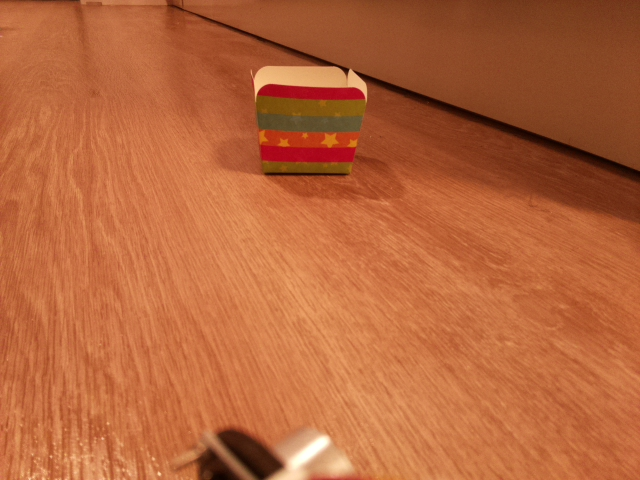
#> input picture sample_imgs/p4.jpg, 640 x 480 px
$ python detect_object.py
#> lines starting #> are read from the running program, lines starting #| are printed output that depends on the picture; after the words box and inside, x2 and y2 are one past the last pixel; in counts of white or black regions, pixels touching at a corner belong together
import cv2
import numpy as np

def nothing(x):
    pass

# [62 lines of commented-out code are left out]


frame = cv2.imread('sample_imgs/p4.jpg')
#> frame is the input picture: shape (480, 640, 3); mean B, G, R 59.3, 101.6, 182.9
hsv = cv2.cvtColor(frame, cv2.COLOR_BGR2HSV)
#> hsv: shape (480, 640, 3); mean H, S, V 11.7, 175.4, 182.9

mask_l = np.array([12, 27, 152]) #pink
mask_h = np.array([187, 177, 254])

# [8 lines of commented-out code are left out]

mask = cv2.inRange(hsv, mask_l, mask_h)# | cv2.inRange(hsv, l_b_green_blue, u_b_green_blue) | cv2.inRange(hsv, l_b_orange, u_b_orange) | cv2.inRange(hsv, l_b_white, u_b_white)
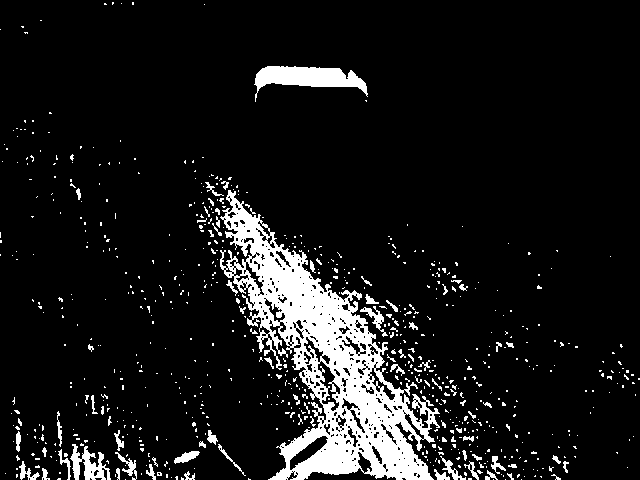
#> mask: shape (480, 640); 9.8% white; 731 white regions (658 under 20 px), largest, box (x1, y1, x2, y2) and area: (220, 190, 440, 480) 20702, (254, 66, 368, 102) 1925, (70, 444, 111, 480) 706
kernel = np.ones((5, 5),np.uint8)
dilation = cv2.dilate(mask,kernel,iterations = 1)
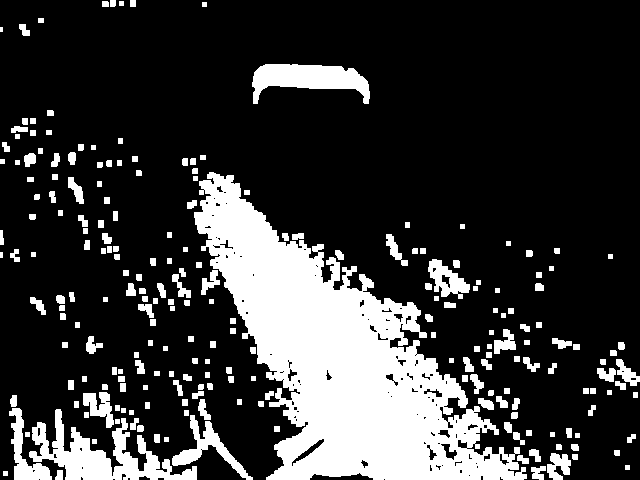
#> dilation: shape (480, 640); 21.5% white; 228 white regions (2 under 20 px), largest, box (x1, y1, x2, y2) and area: (194, 172, 527, 480) 42917, (29, 409, 197, 480) 4498, (252, 64, 370, 104) 2675
erodtion = cv2.erode(dilation, kernel, iterations=1)
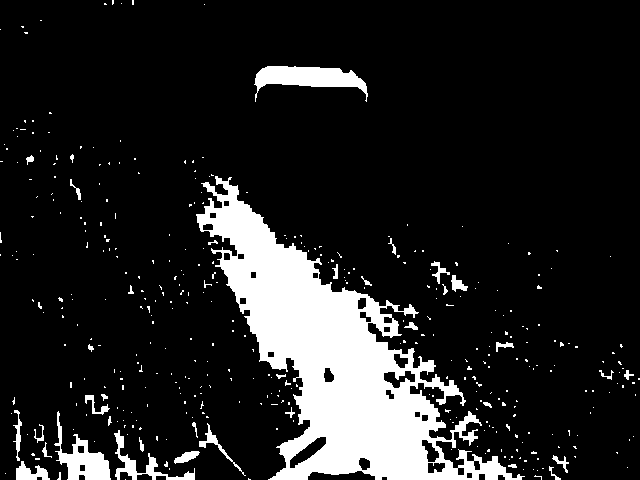
#> erodtion: shape (480, 640); 13.5% white; 394 white regions (357 under 20 px)
contours0, hierarchy = cv2.findContours(erodtion.copy(), cv2.RETR_TREE, cv2.CHAIN_APPROX_SIMPLE, offset=(0, 0))
#> contours0 = 422 contours, 370 with area under 20; largest, box (x1, y1, x2, y2) and area: (196, 176, 525, 480) 34190, (254, 66, 368, 102) 1815, (54, 411, 111, 480) 1347, (114, 430, 195, 480) 640, (289, 436, 327, 469) 456
cv2.drawContours(frame, contours0, -1, 255, 3)
c = max(contours0, key=cv2.contourArea)
#> c = contour of 998 points, box (x1, y1, x2, y2) (196, 176, 525, 480), area 34190
x, y, w, h = cv2.boundingRect(c)
#> x = 196; y = 176; w = 329; h = 304

cv2.rectangle(frame, (x, y), (x + w, y + h), (0, 255, 0), 2)
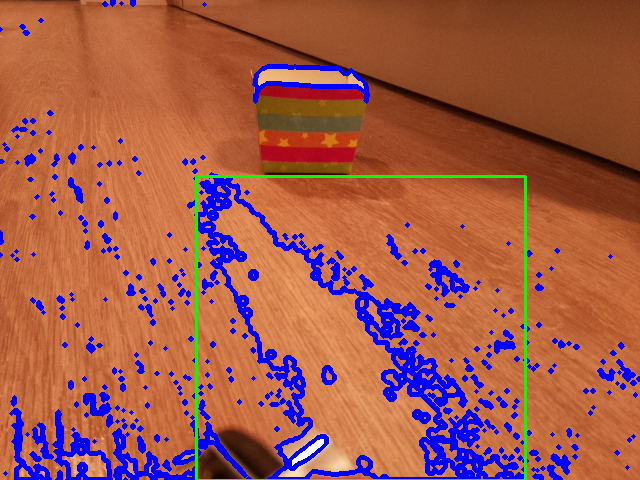
#> frame: shape (480, 640, 3); mean B, G, R 76.4, 90.3, 160
cv2.imwrite("./out.png", frame)

$ run again, with sample_imgs/p1.jpg copied over sample_imgs/p4.jpg
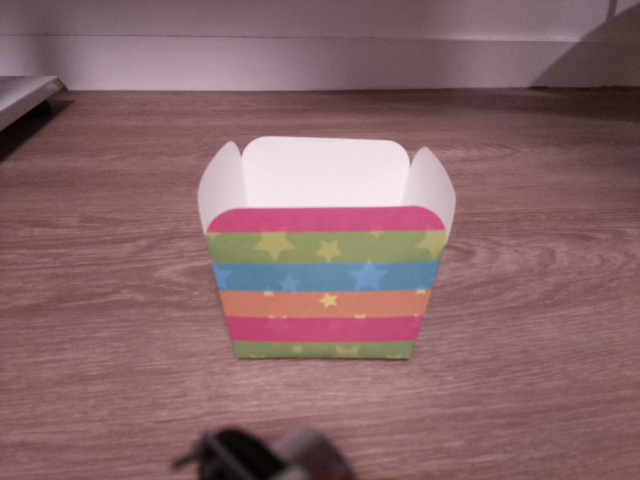
#> input picture sample_imgs/p1.jpg, 640 x 480 px
#> frame is the input picture: shape (480, 640, 3); mean B, G, R 106.2, 103.6, 137
#> hsv: shape (480, 640, 3); mean H, S, V 122.9, 70.2, 138.2
#> `mask = cv2.inRange(hsv, mask_l, mask_h)# | cv2.inRange(hsv, l_b_green_..`:
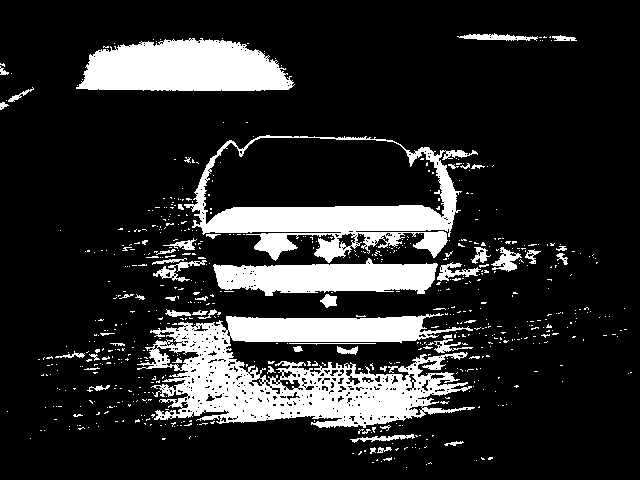
#> mask: shape (480, 640); 16.8% white; 671 white regions (615 under 20 px), largest, box (x1, y1, x2, y2) and area: (137, 313, 475, 428) 20088, (184, 135, 478, 263) 10597, (76, 38, 295, 91) 8893
#> dilation: shape (480, 640); 28.2% white; 111 white regions, largest, box (x1, y1, x2, y2) and area: (126, 304, 493, 457) 34676, (142, 133, 543, 310) 30215, (74, 36, 297, 93) 10397
#> erodtion: shape (480, 640); 20.5% white; 195 white regions (158 under 20 px)
#> contours0 = 218 contours, 173 with area under 20; largest, box (x1, y1, x2, y2) and area: (155, 135, 541, 308) 35684, (135, 308, 491, 444) 31684, (205, 137, 442, 221) 14487, (76, 38, 295, 91) 8960, (230, 340, 438, 375) 4026
#> c = contour of 633 points, box (x1, y1, x2, y2) (155, 135, 541, 308), area 35684
#> x = 155; y = 135; w = 386; h = 173
#> `cv2.rectangle(frame, (x, y), (x + w, y + h), (0, 255, 0), 2)`:
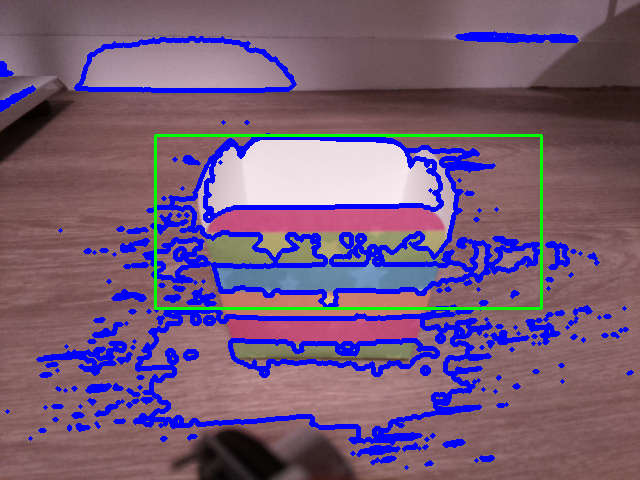
#> frame: shape (480, 640, 3); mean B, G, R 121, 90.7, 116.8

$ run again, with sample_imgs/p2.jpg copied over sample_imgs/p4.jpg
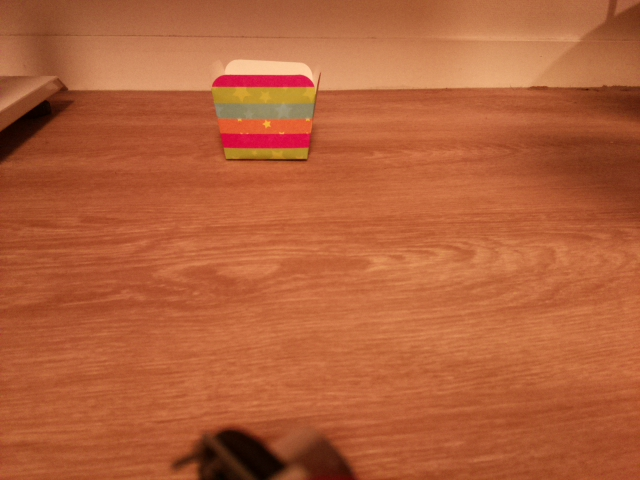
#> input picture sample_imgs/p2.jpg, 640 x 480 px
#> frame is the input picture: shape (480, 640, 3); mean B, G, R 57.2, 96.3, 180.1
#> hsv: shape (480, 640, 3); mean H, S, V 10.9, 176.4, 180.1
#> `mask = cv2.inRange(hsv, mask_l, mask_h)# | cv2.inRange(hsv, l_b_green_..`:
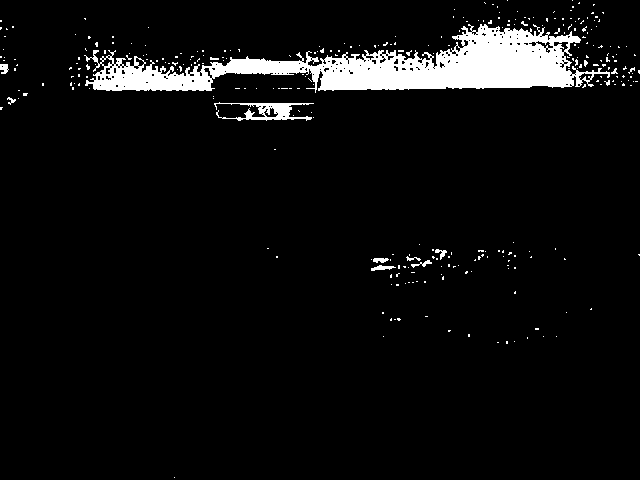
#> mask: shape (480, 640); 5.7% white; 299 white regions (288 under 20 px), largest, box (x1, y1, x2, y2) and area: (84, 24, 610, 93) 15080, (214, 102, 314, 121) 752, (371, 265, 396, 271) 82
#> dilation: shape (480, 640); 10.4% white; 81 white regions (2 under 20 px), largest, box (x1, y1, x2, y2) and area: (67, 10, 640, 95) 24739, (211, 94, 316, 123) 1847, (369, 247, 454, 280) 1284
#> erodtion: shape (480, 640); 7% white; 129 white regions (118 under 20 px)
#> contours0 = 132 contours, 121 with area under 20; largest, box (x1, y1, x2, y2) and area: (84, 18, 625, 93) 18297, (214, 102, 314, 121) 1226, (371, 249, 452, 278) 416, (216, 103, 249, 119) 412, (0, 56, 9, 74) 72
#> c = contour of 599 points, box (x1, y1, x2, y2) (84, 18, 625, 93), area 18297
#> x = 84; y = 18; w = 541; h = 75
#> `cv2.rectangle(frame, (x, y), (x + w, y + h), (0, 255, 0), 2)`:
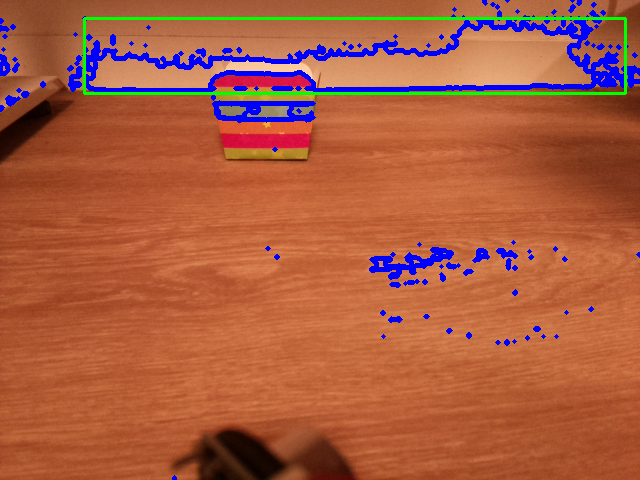
#> frame: shape (480, 640, 3); mean B, G, R 64.3, 92.5, 169.3
